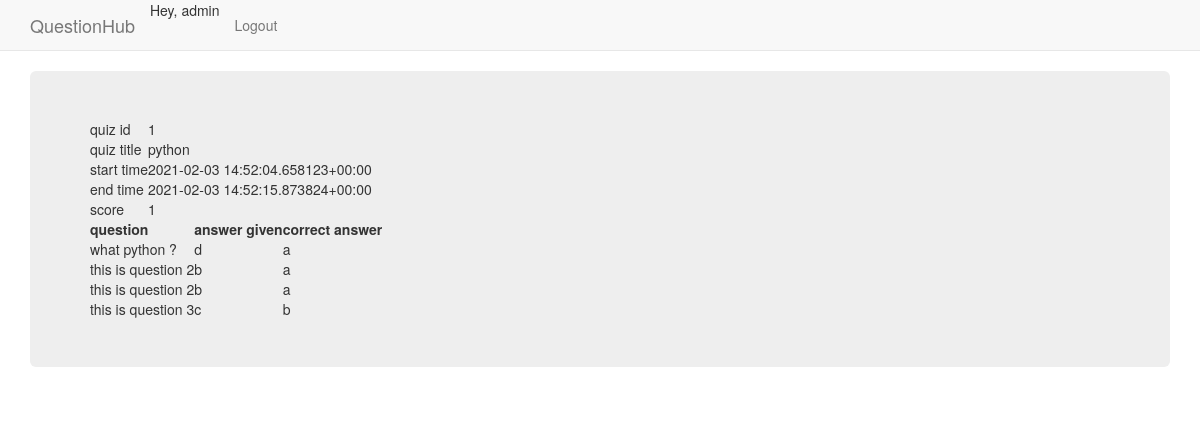
The page /result/1 (signed in) on the database its author committed.
### quiz/models.py (models this page shows, shortened)
class Quiz(models.Model):
    title = models.CharField(max_length=100)

class StudentAnswer(models.Model):
    student = models.ForeignKey(Student, on_delete=models.CASCADE)
    question = models.ForeignKey(Question, on_delete=models.CASCADE)
    answer = models.CharField(max_length=1, choices=CHOICE_ID)

class Question(models.Model):
    quiz = models.ForeignKey(Quiz, on_delete=models.CASCADE)
    question_text = models.CharField(max_length=2000)
    answer = models.CharField(max_length=1, choices=CHOICE_ID)
    a = models.CharField(max_length=500)
    b = models.CharField(max_length=500)
    c = models.CharField(max_length=500)
    d = models.CharField(max_length=500)

### quiz/views.py (the view)
# urls.py: path('result/<int:quiz_id>', result, name='result'),
def result(request, quiz_id):
    student = request.user.student
    quiz = Quiz.objects.get(id = quiz_id)
    quiz_result = QuizResults.objects.get(student=student, quiz=quiz)
    student_answer = StudentAnswer.objects.all()
    context = {
        'start_time' : str(quiz_result.start_time),
        'end_time' : str(quiz_result.end_time),
        'score' : quiz_result.score,
        'quiz' : quiz,
        'student_answer' : student_answer
    }
    return render(request, 'quiz/result.html', context)

### template/quiz/result.html
{% extends 'quiz/main.html' %}
{% load static %}
{% block content %}
  <div class="jumbotron">
    {% if user.is_authenticated %}
        <table>
            <tr>
                <td>quiz id</td>
                <td>{{quiz.id}}</td>
            </tr>
            <tr>
                <td>quiz title</td>
                <td>{{quiz.title}}</td>
            </tr>
            <tr>
                <td>start time</td>
                <td>{{start_time}}</td>
            </tr>
            <tr>
                <td>end time</td>
                <td>{{end_time}}</td>
            </tr>
            <tr>
                <td>score</td>
                <td>{{score}}</td>
            </tr>
        </table>
        <table>
            <tr>
                <th>question</th>
                <th>answer given</th>
                <th>correct answer</th>
            </tr>
            {% for a in student_answer %}
                {% if a.question.quiz == quiz %}
                    <tr>
                        <td>{{a.question.question_text}}</td>
                        <td>{{a.answer}}</td>
                        <td>{{a.question.answer}}</td>
                    </tr>
                {% endif %}
            {% endfor %}
        </table>
    {% else %}
        <p>You need to Register or Login</p>
    {% endif %}
  </div>
{% endblock %}

### template/quiz/main.html (shortened to what this page needs)
<!DOCTYPE html>
<html lang="en">
<head>
    <link rel="stylesheet" href="https://maxcdn.bootstrapcdn.com/bootstrap/3.3.7/css/bootstrap.min.css">
</head>
<body>
    <nav class="navbar navbar-default navbar-static-top">
      <div class="container">
        <ul class="nav navbar-nav">
            <a class="navbar-brand" href="/">QuestionHub</a>
          {% if user.is_authenticated %}
            <li><div class="nav-title">Hey, {{user.username}}</div></li>
            <li><a class="navbar-link" href="{% url 'logout' %}">Logout</a></li>
          {% else %}
              <li><a class="navbar-link" href="{% url 'login' %}">Login</a></li>
              <li><a class="navbar-link" href="{% url 'register' %}">Register</a></li>
          {% endif %}
</ul>
      </div>
    </nav>
    <div class="container">
        {% block content %}
        {% endblock %}
    </div>
</body>
</html>

### rows shown on the page
Quiz: id "1", title "python"
StudentAnswer: question.question_text "what python ?", answer "d", question.answer "a"
StudentAnswer: question.question_text "this is question 2", answer "b", question.answer "a"
StudentAnswer: question.question_text "this is question 2", answer "b", question.answer "a"
StudentAnswer: question.question_text "this is question 3", answer "c", question.answer "b"

### other values the page prints
{{ user.username }} "admin"
{{ start_time }} "2021-02-03 14:52:04.658123+00:00"
{{ end_time }} "2021-02-03 14:52:15.873824+00:00"
{{ score }} "1"
